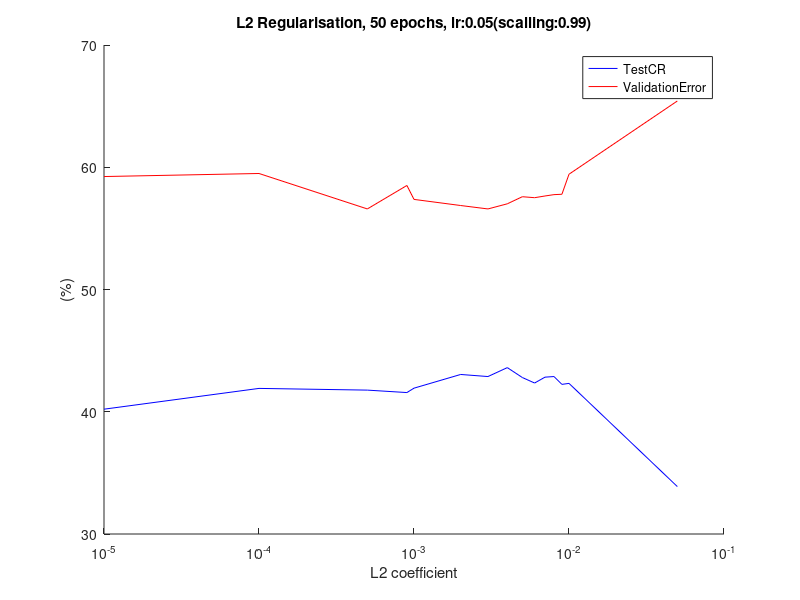
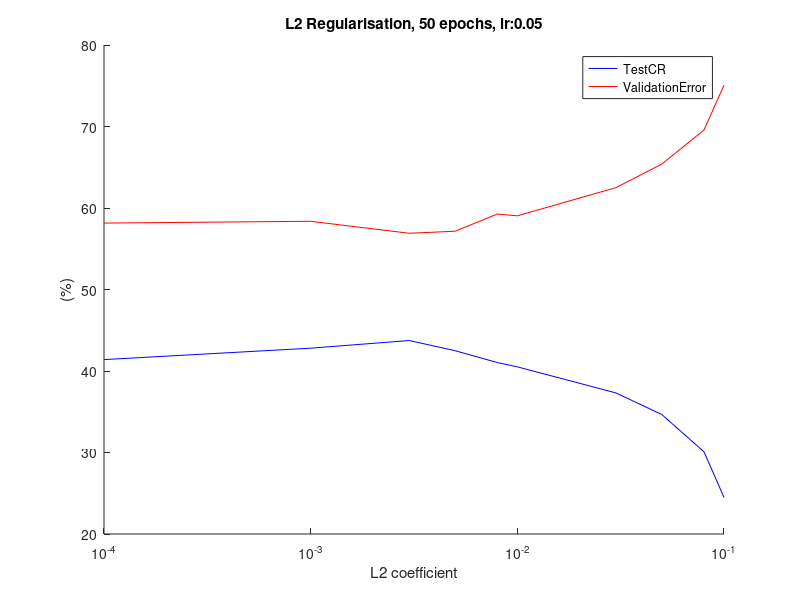
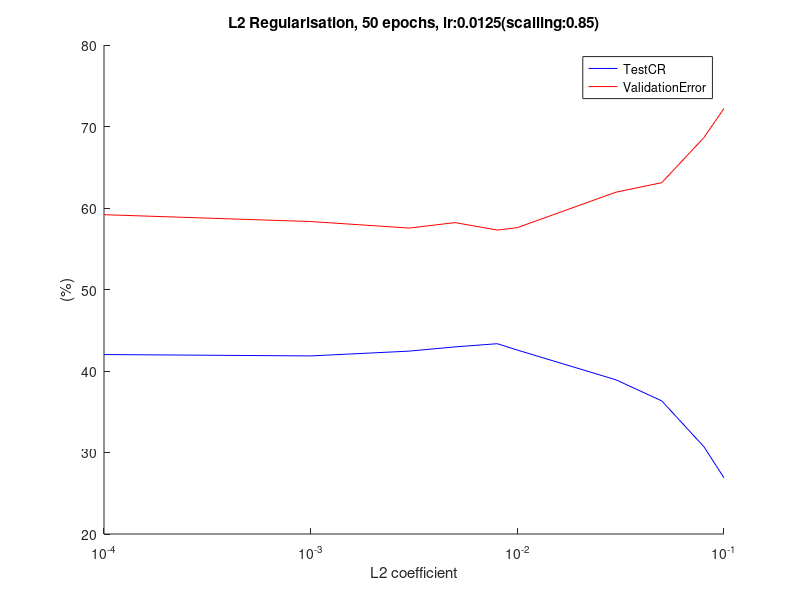

MATLAB code to generate these figures, in order:
% Setting 1 : 50 epochs, lr:0.05(scalling:0.99)
L2coef1  = [0.05,   0.01,   0.009,  0.008,  0.007,  0.006,  0.005,  0.004,  0.003,  0.002,  0.001,  0.0009, 0.0005, 0.0001, 0.00001]; % 0.1,    0.09,   
ValErr1  = [65.42,  59.43,  57.79,  57.76,  57.65,  57.51,  57.59,  57.01,  56.59,  56.87,  57.37,  58.51,  56.59,  59.49,  59.24]; % 75.06,  73.42,  
TestCR1  = [33.88,  42.32,  42.24,  42.88,  42.83,  42.35,  42.80,  43.61,  42.88,  43.05,  41.93,  41.57,  41.77,  41.91,  40.21]; % 24.49,  25.41,  

% Setting 2 : 50 epochs, lr:0.05
L2coef2  = [0.0001, 0.001,  0.003,  0.005,  0.008,  0.01,   0.03,   0.05,   0.08,   0.1]; % ,    0.3,    0.5,    0.8
ValErr2  = [58.15,  58.37,  56.90,  57.15,  59.26,  59.04,  62.50,  65.39,  69.57,  75.06]; % ,  75.06,  75.06,  75.06
TestCR2  = [41.40,  42.80,  43.74,  42.49,  41.04,  40.51,  37.31,  34.66,  30.09,  24.49]; % ,  24.49,  24.49,  24.49

% Setting 3 : 50 epochs, lr:0.0125(scalling:0.85)
L2coef3  = [0.0001, 0.001,  0.003,  0.005,  0.008,  0.01,   0.03,   0.05,   0.08,   0.1]; % ,    0.3,    0.5,    0.8
ValErr3  = [59.18,  58.34,  57.54,  58.21,  57.29,  57.59,  61.94,  63.11,  68.65,  72.22]; % ,  75.06,  75.06,  75.06
TestCR3  = [42.02,  41.85,  42.44,  42.96,  43.35,  42.57,  38.92,  36.33,  30.70,  26.89]; % ,  24.49,  24.49,  24.49

% Setting 1 
dir = 'results/';
timestamp = datestr(now, 'dd-mm-yy_HH-MM-SS-FFF');
% visualise loss per epoch
figure()
hold on
p1 = semilogx(L2coef1,TestCR1, 'b-', 'Markersize', 8);
p2 = semilogx(L2coef1,ValErr1, 'r-', 'Markersize', 8);
title('L2 Regularisation, 50 epochs, lr:0.05(scalling:0.99)')
xlabel('L2 coefficient')
ylabel('(%)')
legend([p1,p2], {'TestCR','ValidationError'},'Location','NorthEast')
hold off
% save figure
saveas(gca, strcat(dir, timestamp, '_L2_setting_1.png'))

% Setting 2
% visualise loss per epoch
figure()
hold on
p1 = semilogx(L2coef2,TestCR2, 'b-', 'Markersize', 8);
p2 = semilogx(L2coef2,ValErr2, 'r-', 'Markersize', 8);
title('L2 Regularisation, 50 epochs, lr:0.05')
xlabel('L2 coefficient')
ylabel('(%)')
legend([p1,p2], {'TestCR','ValidationError'},'Location','NorthEast')
hold off
% save figure
saveas(gca, strcat(dir, timestamp, '_L2_setting_2.png'))

% Setting 3
% visualise loss per epoch
figure()
hold on
p1 = semilogx(L2coef3,TestCR3, 'b-', 'Markersize', 8);
p2 = semilogx(L2coef3,ValErr3, 'r-', 'Markersize', 8);
title('L2 Regularisation, 50 epochs, lr:0.0125(scalling:0.85)')
xlabel('L2 coefficient')
ylabel('(%)')
legend([p1,p2], {'TestCR','ValidationError'},'Location','NorthEast')
hold off
% save figure
saveas(gca, strcat(dir, timestamp, '_L2_setting_3.png'))